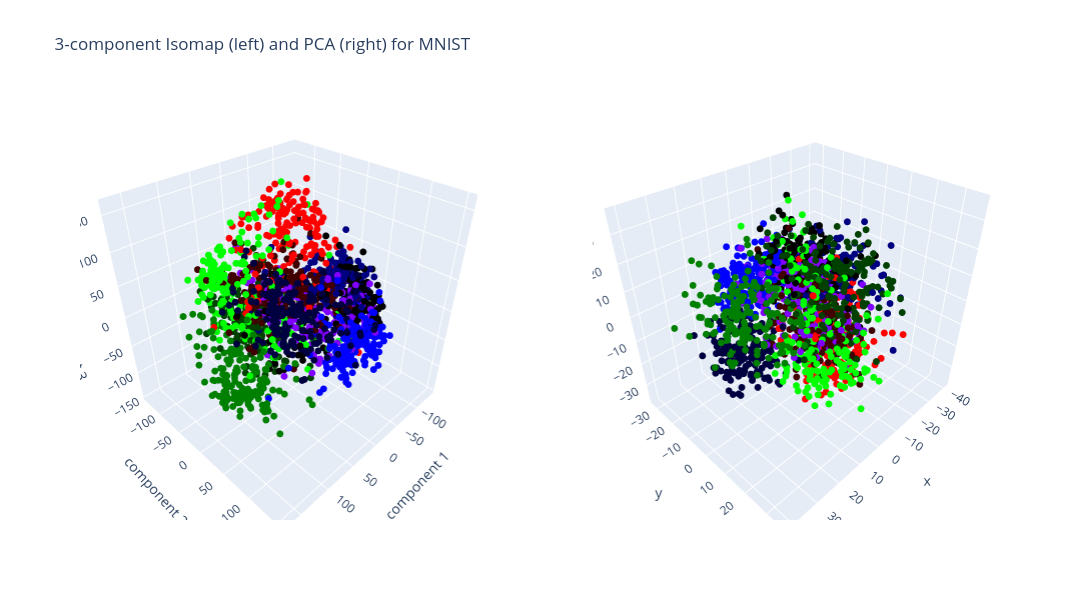

Notebook cell for this chart:
### Markdown cell above
* Запустите код визуализации, чтобы увидеть результат.

### Code cell
#@title Visualization
import numpy as np
from plotly.subplots import make_subplots
import plotly.graph_objects as go

cmap = {0: 'rgba(0,0,255,255)', 1: 'rgba(0,255,0,255)', 2: 'rgba(255,0,0,255)',
        3: 'rgba(0,0,128,255)', 4: 'rgba(0,128,0,255)', 5: 'rgba(128,0,255)',
        6: 'rgba(0,0,64,255)', 7: 'rgba(0,64,0,255)', 8: 'rgba(64,0,0,255)',
        9: 'rgba(0,0,0,255)'}
colors = [cmap[int(d)] for d in digits.target]

fig = make_subplots(rows=1, cols=2, specs=[[{"type": "scene"}, {"type": "scene"}]])

iso_proj = projected_isomap()
fig.add_trace(go.Scatter3d(x=iso_proj[:, 0], y=iso_proj[:, 1], z=iso_proj[:, 2],
                           mode='markers',
                           marker=dict(size=4, color=colors)),
              row=1, col=1)

pca_proj = projected_PCA()
fig.add_trace(go.Scatter3d(x=pca_proj[:, 0], y=pca_proj[:, 1], z=pca_proj[:, 2],
                           mode='markers',
                           marker=dict(size=4, color=colors)),
              row=1, col=2)

fig.update_layout(width=1200, height=600, autosize=False,
                  title_text="3-component Isomap (left) and PCA (right) for MNIST",
                  scene={"xaxis": {"title": "component 1"},
                         "yaxis": {"title": "component 2"},
                         "zaxis": {"title": "component 3"}},
                  showlegend=False)

fig.show()

### Figure 1 — Plotly figure (JSON) as saved in the notebook; plotly's stock layout.template omitted (floating-point values rounded to 4 significant figures; data arrays with more than 128 entries replaced by an {"elided": "..."} marker saying what was removed)
{"data": [{"marker": {"color": {"elided": "1797 str values"}, "size": 4}, "mode": "markers", "scene": "scene", "type": "scatter3d", "x": {"elided": "1797 float values"}, "y": {"elided": "1797 float values"}, "z": {"elided": "1797 float values"}}, {"marker": {"color": {"elided": "1797 str values"}, "size": 4}, "mode": "markers", "scene": "scene2", "type": "scatter3d", "x": {"elided": "1797 float values"}, "y": {"elided": "1797 float values"}, "z": {"elided": "1797 float values"}}], "layout": {"autosize": false, "height": 600, "scene": {"domain": {"x": [0, 0.45], "y": [0, 1]}, "xaxis": {"title": {"text": "component 1"}}, "yaxis": {"title": {"text": "component 2"}}, "zaxis": {"title": {"text": "component 3"}}}, "scene2": {"domain": {"x": [0.55, 1], "y": [0, 1]}}, "showlegend": false, "title": {"text": "3-component Isomap (left) and PCA (right) for MNIST"}, "width": 1200}}
